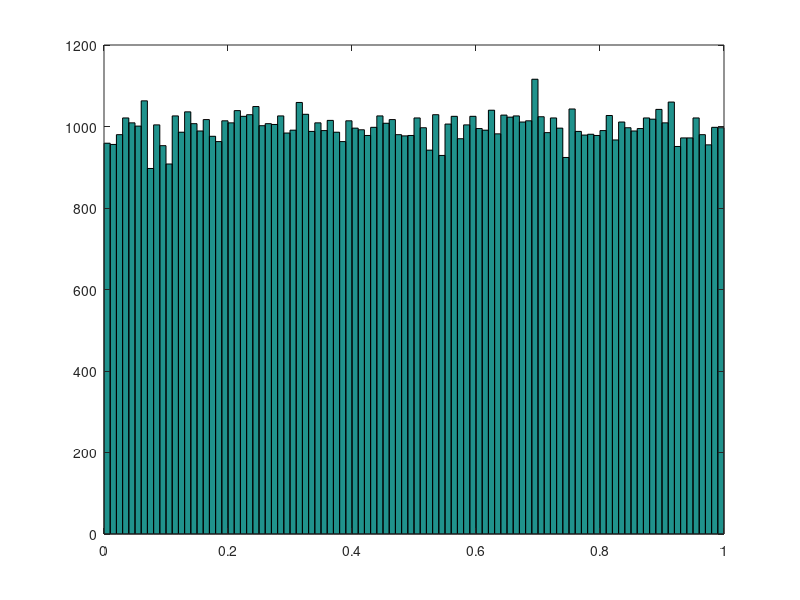
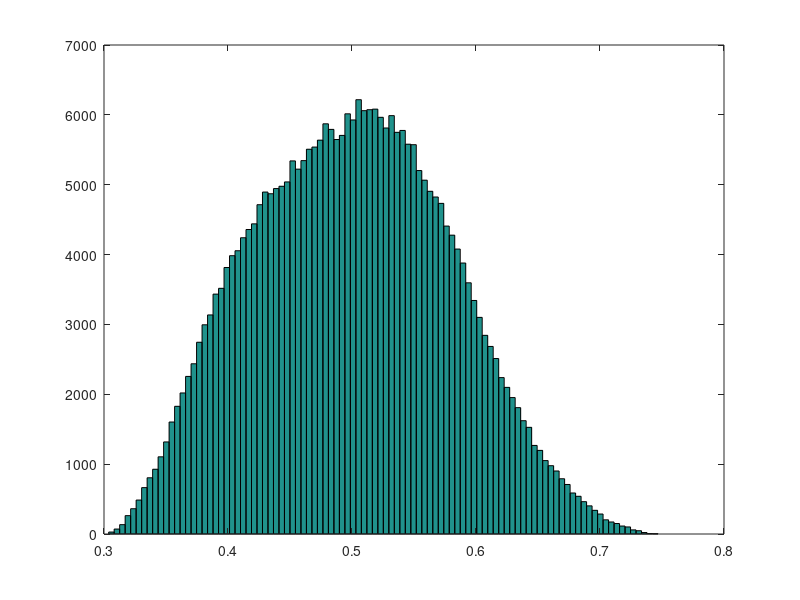

Recreate these plots in MATLAB, in order.
% Simulations used for riddle on uniform random variables
a = 5; b = 10; 
iters = 100000; 

% First part: generate uniform [0,1] r.v.s. from 3 uniform [a,b] r.v.s. where a and b are unknown
r = random('unif', a, b, 3, iters); % generate uniform r.v.s. in [a,b]
m = min(r); M = max(r); med = median(r);
u = (med - m) ./ (M - m); % transfer u to [0,1];
figure; hist(u, 100); 

% Second part: for which n can we have n (dependent!) uniform r.v.s. such
% that their sum is constant. For which k can we have each k of them be independent? 
% Note: The sum must be n/2
% Note: we can divide them into pairs, where each pair is x and 1-x and the
% pairs are independent. So any even n works



% Third part: Z = f(Y_1,..,Y_n) where the Y's are the order-statistics 
% and the Z's are uniformly distributed (though not independent) and Z is
% deterministic. Z can only be a permutation (??) 
n = 3;
r = random('unif', a, b, n, iters); % generate uniform r.v.s. in [a,b]

r = r .* (n/2) ./ repmat(sum(r), n, 1);
figure; hist(r(:), 100); 



